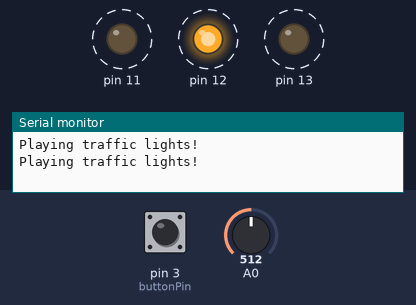
Recording of a sketch running on a simulated Arduino Uno, built with avr-gcc and run on an emulated ATmega328P. Shown: output pins drawn as LEDs (lit = HIGH), the last lines printed to the serial monitor. Dashed ring = blinking. Inputs (shaded band) come from the test bench; at power-on: pin 3 (buttonPin) HIGH, A0 = 512.

Above: at 1.4 s.
1.9 s: pin 3 (buttonPin) pulled LOW for 1.3 s
At 3.0 s:
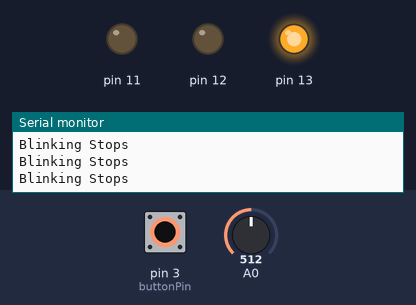
6.9 s: pin 3 (buttonPin) pulled LOW for 1.3 s
At 7.1 s:
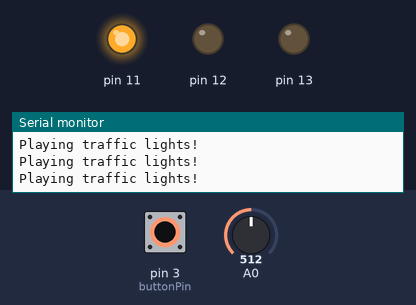
10.4 s: A0 set to 0
At 11.2 s:
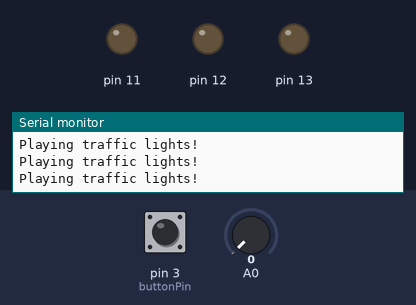
14.0 s: A0 set to 306
At 14.74 s:
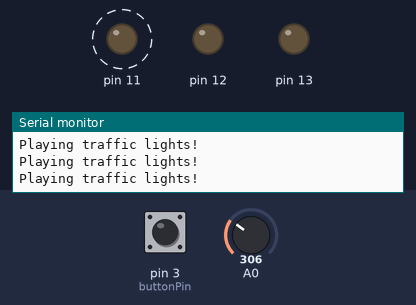
18.2 s: pin 3 (buttonPin) pulsed LOW 2 times (0.12 s each, 0.3 s apart)
21.7 s: A0 set to 900
Timing chart, 0 to 26.2 s (numbered marks = the images above; inputs shaded):
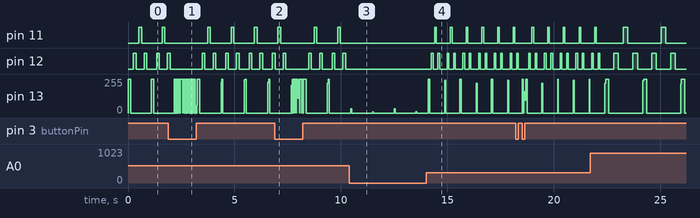

The sketch:

Traffic-lights-interrupts.ino
```cpp
#include <Timer.h>

Timer timer;

int i, potentiometerVal = 0, timeDelay = 0;
uint8_t buttonState = LOW, eventEnder = 0;
int buttonPin = 3, blinkCounter = 0;
int blinker = 0;

void setup() {

  Serial.begin(9600);

  for(i =13; i >= 11; i--){
    pinMode(i, OUTPUT);
  }
  pinMode(buttonPin, INPUT_PULLUP);

  attachInterrupt(digitalPinToInterrupt(buttonPin), alarmRed, CHANGE);
}

void loop() {
  timer.update();

  potentiometerVal = analogRead(A0);
  timeDelay = map(potentiometerVal, 0, 1023, 0, 255);

  if (buttonState == LOW){
    trafficLights();
  }
  if(buttonState == HIGH) {
    emergencyRed();
  }
}

void alarmRed(){
  buttonState = !buttonState;
}

void trafficLights(){
  Serial.println("Playing traffic lights!");
  for(i = 13; i >= 11; i--){
      digitalWrite(i, HIGH);
      delay(timeDelay);

      digitalWrite(i, LOW);
      delay(timeDelay);

     if(i == 11){
       i++;
       digitalWrite(i, HIGH);
       delay(timeDelay);
       digitalWrite(i, LOW);
       i--;
      }
    }

    delay(200);

    offAllLeds();
}
void emergencyRed(){
  eventEnder = timer.oscillate(13, 1000, HIGH);

  int lightState = digitalRead(13);
  int blinkLight = lightState - blinker;

   if(blinkLight == 1 || blinkLight == -1){
    blinker = blinkLight;

    if(lightState == HIGH){
      blinkCounter++;
      Serial.print("Blinking: ");
      Serial.println(blinkCounter);
    }
   }

  timer.after(60000, stopEvent);

  offAllLeds();
}

void stopEvent(){
  timer.stop(eventEnder);
  Serial.println("Blinking Stops");
}

void offAllLeds(){
  for(i = 12; i >= 11; i--){
    digitalWrite(i, LOW);
  }
}
```

Measured:
- after the input at 10.4 s, pin 11, pin 12: stops changing and stays LOW
- after the input at 14.0 s, pin 11: alternates HIGH for 0.08 s and LOW for 0.67 s, starting after 0.40 s; pin 12: LOW → HIGH after 0.25 s, then repeats every 0.74 s: LOW 0.23 s, HIGH 0.08 s, LOW 0.36 s, HIGH 0.08 s
- by itself, pin 11: alternates HIGH for 0.13 s and LOW for 0.97 s
- by itself, pin 12: repeats every 1.1 s: HIGH 0.13 s, LOW 0.38 s, HIGH 0.13 s, LOW 0.46 s
